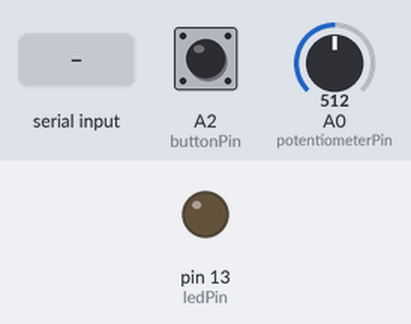
This sketch was run on a simulated Arduino Uno, built with avr-gcc and run on an emulated ATmega328P. Parts: output pins drawn as LEDs (lit = HIGH). The inputs (shaded band) are chosen by the test bench; at power-on: A0 (potentiometerPin) = 512, A2 (buttonPin) LOW. What the sketch prints to the serial monitor is not drawn.

Above: at 1.2 s.
1.3 s: byte 1 (1) received over Serial
At 2.6 s:
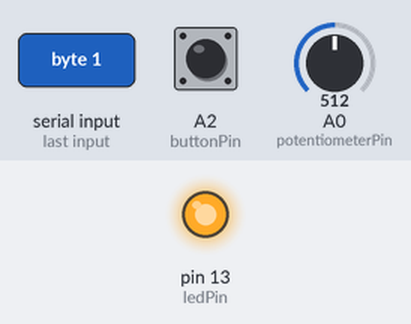
Timing chart, 0 to 4.3 s (numbered marks = the images above; inputs shaded):
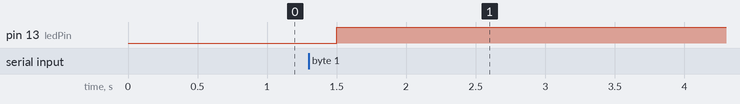

Measured:
- after the input at 1.3 s, pin 13 (ledPin): LOW → HIGH after 0.20 s

The sketch:

serialport.ino
```cpp
//EX. with button and Pot input

const int ledPin = 13; // Led pin

//potentiometer variables
int potentiometerPin = 0;
int sensorVal = A0;
int prevVal = 0;
String inputString = "";

//button variables
int buttonPin=A2;
int buttonState=0; //var for reading the button statis, this changes
int prevButton=0;


void setup()
{
  pinMode(ledPin, OUTPUT);
  Serial.begin(9600);
}

void loop()
{


  if(Serial.available()>0){
    int incomingByte=Serial.read();

    if(incomingByte==1){
      digitalWrite(ledPin,1);
    }
    else if(incomingByte==0){
      digitalWrite(ledPin,0);
    }

  }

  sensorVal=analogRead(potentiometerPin);

  if(prevVal!=sensorVal){
    Serial.print('B');
    Serial.print(sensorVal);
    Serial.print('E');
    prevVal=sensorVal;
  }

  buttonState=digitalRead(buttonPin);
  Serial.print('J');
  Serial.print(buttonState);
  Serial.print('K');


  delay(500);

}
```
